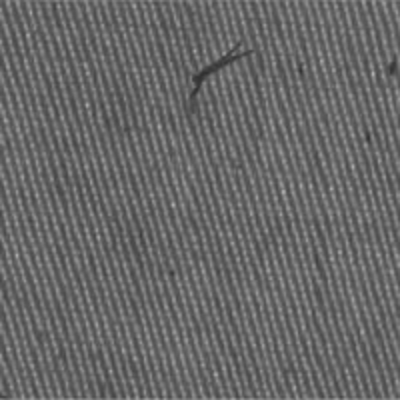
%> input picture P8/Textil1.png, 400 x 400 px
$ octave --eval "result = ejer3;"   (GNU Octave 9; MATLAB toolbox functions it lacks are replaced by stand-ins)
%> lines starting %> are read from the running program, lines starting %| are printed output that depends on the picture; in (x1, y1, x2, y2) boxes, pixels count from 0 and x2, y2 are one past the last pixel; in counts of white or black regions, pixels touching at a corner belong together; the program's own positions count from 1
function Ej3 = ejer3()
im1=imread("Textil1.png");
%> im1 is the input picture: size 400x400 uint8; min 48, max 172, mean 104.4
im2=imread("Textil2.png");
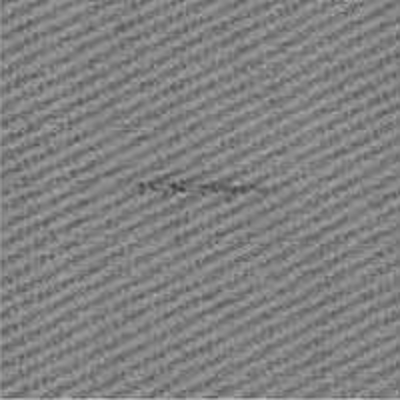
%> input picture P8/Textil2.png, 400 x 400 px
%> im2 is the input picture: size 400x400 uint8; min 60, max 194, mean 129.1
[w1, w2]=size(im1);
%> w1 = 400; w2 = 400
[w3, w4]=size(im2);
%> w3 = 400; w4 = 400
SE1=strel("disk",3);
im1ap=imopen(im1,SE1);
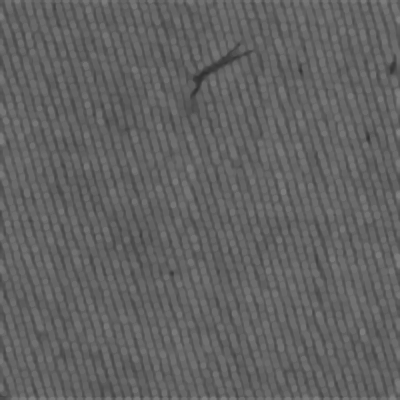
%> im1ap: size 400x400 uint8; min 48, max 128, mean 97.4
im1cl=imclose(im1ap, SE1);
for i =1 : w1
    for j = 1 : w2
        if (im1cl(i,j)<=79)
            imo(i,j)=255;
        else
            imo(i,j)=0;
        end
    end
end
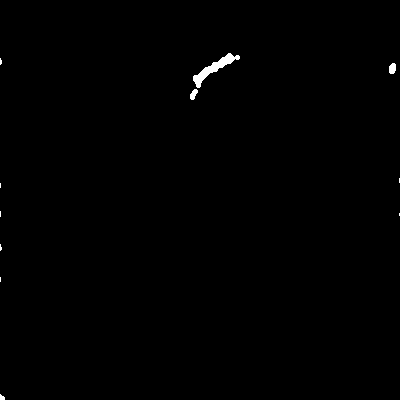
%> imo: size 400x400 double; 0.39% white; 11 white regions (7 under 20 px), largest, box (x1, y1, x2, y2) and area: (193, 53, 240, 88) 428, (389, 63, 396, 74) 65, (190, 89, 198, 100) 56, (0, 394, 5, 400) 22
figure;
subplot(2,2,1);
imshow(im1)
title("imagen original")
subplot(2,2,2);
imshow(im1ap);
title("imagen aperturada");
subplot(2,2,3);
imshow(im1cl);
title("imagen cerrada");
subplot(2,2,4);
imshow(imo);
title("imagen umbralizada")


im2ap=imopen(im2,SE1);
im2cl=imclose(im2ap, SE1);
for i =1 : w1
    for j = 1 : w2
        if (im1cl(i,j)<=105)
            imo(i,j)=255;
        else
            imo(i,j)=0;
        end
    end
end
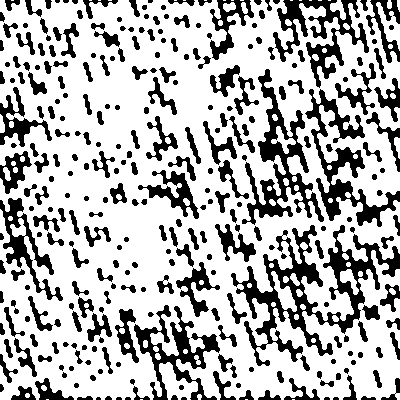
%> imo: size 400x400 double; 70.9% white; 298 black regions (9 under 20 px), largest, box (x1, y1, x2, y2) and area: (231, 225, 400, 366) 6411, (242, 69, 324, 225) 3471, (305, 89, 400, 227) 3244
figure;
subplot(2,2,1);
imshow(im2)
title("imagen original")
subplot(2,2,2);
imshow(im2ap);
title("imagen aperturada");
subplot(2,2,3);
imshow(im2cl);
title("imagen cerrada");
subplot(2,2,4);
imshow(imo);
title("imagen umbralizada")

end
%> (the run ends here)
